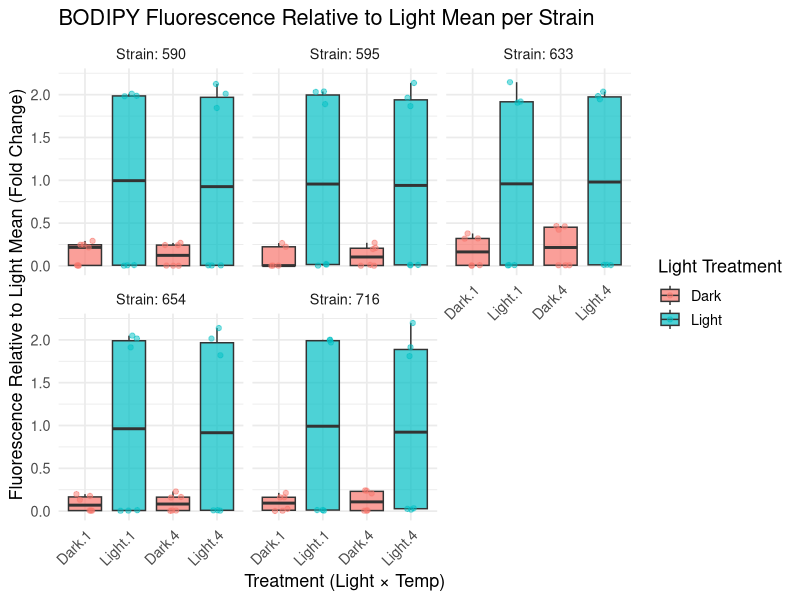
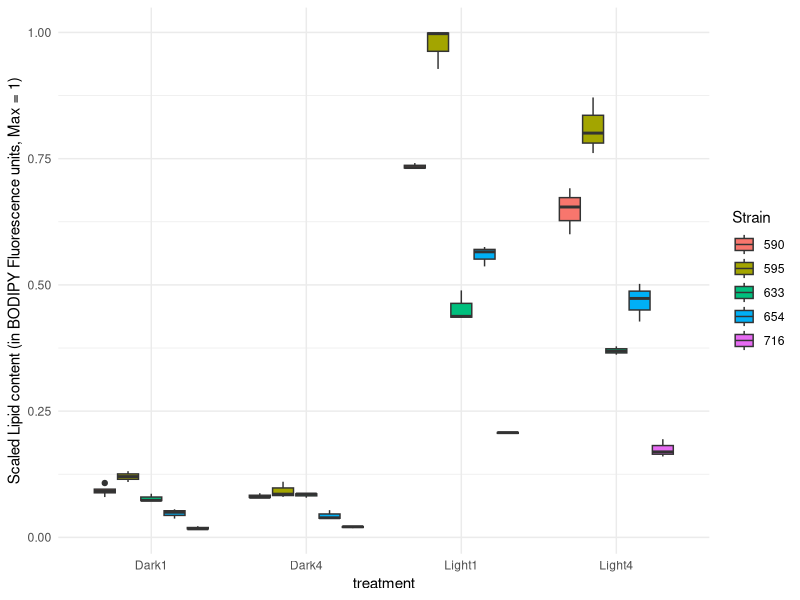
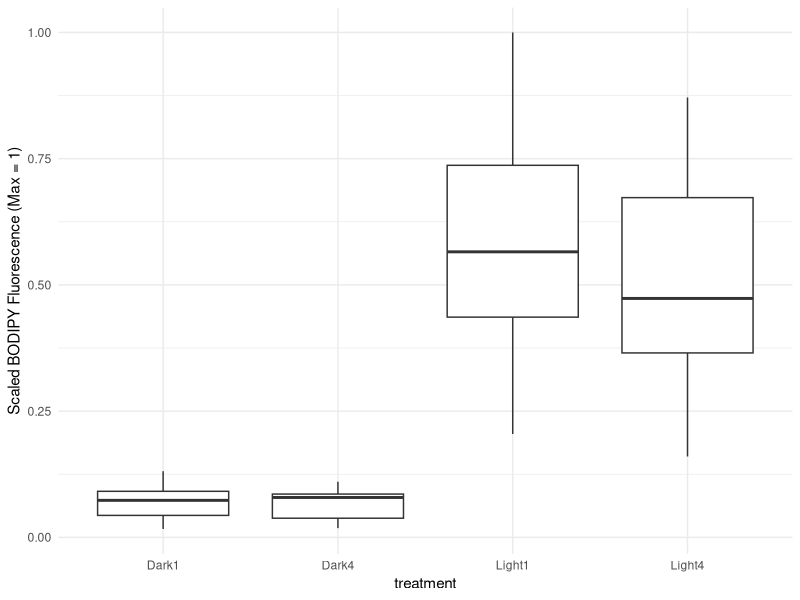

These figures' R source, in order: (Note: this script raises an error after producing the figures.)
## Flow Cytometry Data Variable Creation


## With this R Script I create the necessary and appropriate variables
# that I will subseqently use for the flow data analysis.


####Step 1: To begin with we will load the packages necessary for data manipulation and analysis:
library(lme4)
library(ggplot2)
library(glmmTMB)
library(dplyr)
library(tidyverse)


####Step 2: Load in the data called "FlowData - sheet 1"

FlowData <- read_csv("data/FlowData - Sheet1.csv")

head(FlowData)



####Step 3: Creating a variable of Lipid content Fold Change

## So now, I want to create a variable that represents the fold change in lipid content between 
#light treatment and dark treatment cells

## So... how do I do this? I don't technically have paired data because my cultures are different, not
#not the same cultures measured at different time points?

##Therefore maybe I can 

#1) Calculate mean Bodipy for Light samples per group
light_means <- FlowData %>%
  filter(Light_treatment == "Light") %>%
  group_by(Strain, Temp) %>%
  summarise(mean_lightBD = mean(Bodipy_Median, na.rm = TRUE), .groups = "drop")


#2) Join the Light group means to the original dataset
BDlight_ref <- FlowData %>%
  left_join(light_means, by = c("Strain", "Temp"))


#3) Calculate fold change (only for Dark samples)
BDlight_ref <- BDlight_ref %>%
  mutate(fold_change = (Bodipy_Median / mean_lightBD))

# check if this worked
head(BDlight_ref)


### ok... Now I really need to visualise this

library(ggplot2)

ggplot(BDlight_ref, aes(x = interaction(Light_treatment, Temp), 
                        y = fold_change,
                        fill = Light_treatment)) +
  geom_boxplot(alpha = 0.7, outlier.shape = NA, position = position_dodge(width = 0.8)) +
  geom_jitter(width = 0.2, alpha = 0.5, size = 1.5, aes(color = Light_treatment)) +
  facet_wrap(~ Strain, labeller = label_both) +
  labs(
    x = "Treatment (Light × Temp)",
    y = "Fluorescence Relative to Light Mean (Fold Change)",
    title = "BODIPY Fluorescence Relative to Light Mean per Strain",
    fill = "Light Treatment",
    color = "Light Treatment"
  ) +
  theme_minimal(base_size = 13) +
  theme(
    axis.text.x = element_text(angle = 45, hjust = 1)
  )




####Step 4: Creating Lipid Concentration Variable

## So what I really need to do is standardise lipid content by size...

## Since the instrument calibration was done on the same beads for all treatment and measurements
##maybe I can start with standardising to arbitrary units, at least until I figure out this size
##calibration.

## Ok so let me start with a unit-less comparative ratio of unit lipid per unit size:

BDlight_ref <- BDlight_ref %>%
  mutate(
    lipid_per_size = Bodipy_Median / Size_Median
  )

head(BDlight_ref)




####Step 5: standardising Lipid content to a max of 1:


# Well first I need to separate my data to keep only the samples that were actually stained:

FlowDataBD <- BDlight_ref[BDlight_ref$BD == "bd",]

#cool, now I will min-max normalise the data:

FlowDataBD <- FlowDataBD %>%
  mutate( Bodipy_scaled = Bodipy_Median / max(Bodipy_Median))


# I also want to make a single tretment column, to make plotting easier
FlowDataBD <- FlowDataBD %>%
  mutate(treatment = paste(Light_treatment, Temp, sep = ""))

FlowDataBD$Strain <- as.factor(FlowDataBD$Strain)


## And make a plot to visualise the variable I just created
ggplot(FlowDataBD, aes(x = treatment, y = Bodipy_scaled, fill = Strain)) +
  geom_boxplot() +
  theme_minimal() +
  ylab("Scaled Lipid content (in BODIPY Fluorescence units, Max = 1)")


ggplot(FlowDataBD, aes(x = treatment, y = Bodipy_scaled)) +
  geom_boxplot() +
  theme_minimal() +
  ylab("Scaled BODIPY Fluorescence (Max = 1)")

## Ok, so based off this it seems like there's a clear effect of treatment,
# but also substantial and consistent variation between Strains.



####Step 6: Now I want to add in my growth rate and prop. dead variables from datasets EBData5 and GRData 5:

## So first I need to load in both my datasets

EBData5 <- read_csv("data/EBData5.csv")

GRData5 <- read.csv("data/GRData5.csv")

BDSizeData <- read.csv("data/BDSizeData.csv")


## Ok, now I isolate the 5th timepoint of the EB data and GR data

EBtp5 <- EBData5 %>% 
  filter(timepoint == 5)


GRtp5 <- GRData5 %>%
  filter(timepoint == 5)

#beautiful

### Now I need to join the grwoth rate and mortality variables onto the BDlight_ref dataset by sample ID

BDFull <- BDSizeData %>%
  left_join(EBtp5 %>% select(ID, prop_dead), by = "ID")

#and

BDFull <- BDFull %>%
  left_join(GRtp5 %>% select(ID, growthrateB), by = "ID")


##I should check if the left-join worked properly

head(BDFull)




####Step 7: Finally I need to save the BDlight_ref dataset as a csv, to make loading it and using it for analyses simpler

write.csv(BDFull, "E:/BDGM_Full.csv", row.names = FALSE)
